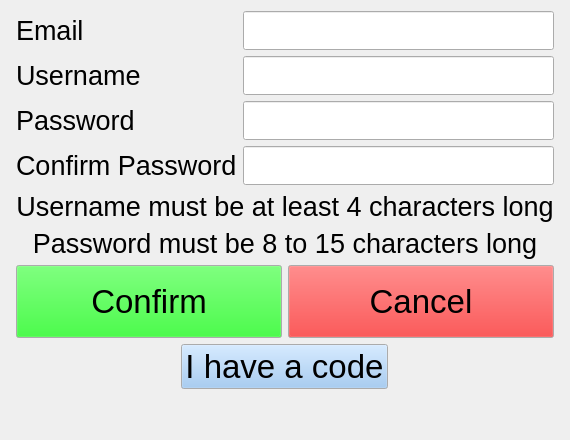
<?xml version="1.0" encoding="UTF-8"?>
<ui version="4.0">
 <class>createAccount</class>
 <widget class="QDialog" name="createAccount">
  <property name="geometry">
   <rect>
    <x>0</x>
    <y>0</y>
    <width>570</width>
    <height>440</height>
   </rect>
  </property>
  <property name="windowTitle">
   <string>Create Account Window</string>
  </property>
  <layout class="QVBoxLayout" name="verticalLayout_2">
   <item>
    <layout class="QHBoxLayout" name="horizontalLayout_3">
     <item>
      <spacer name="horizontalSpacer">
       <property name="orientation">
        <enum>Qt::Orientation::Horizontal</enum>
       </property>
       <property name="sizeType">
        <enum>QSizePolicy::Policy::Preferred</enum>
       </property>
       <property name="sizeHint" stdset="0">
        <size>
         <width>40</width>
         <height>20</height>
        </size>
       </property>
      </spacer>
     </item>
     <item>
      <layout class="QVBoxLayout" name="verticalLayout">
       <item>
        <layout class="QFormLayout" name="formLayout">
         <property name="formAlignment">
          <set>Qt::AlignmentFlag::AlignLeading|Qt::AlignmentFlag::AlignLeft|Qt::AlignmentFlag::AlignVCenter</set>
         </property>
         <item row="0" column="0">
          <widget class="QLabel" name="label">
           <property name="font">
            <font>
             <pointsize>20</pointsize>
            </font>
           </property>
           <property name="text">
            <string>Email</string>
           </property>
          </widget>
         </item>
         <item row="1" column="0">
          <widget class="QLabel" name="label_2">
           <property name="font">
            <font>
             <pointsize>20</pointsize>
            </font>
           </property>
           <property name="text">
            <string>Username</string>
           </property>
          </widget>
         </item>
         <item row="0" column="1">
          <widget class="QLineEdit" name="lineEdit_accountNewEmail">
           <property name="font">
            <font>
             <pointsize>20</pointsize>
            </font>
           </property>
          </widget>
         </item>
         <item row="1" column="1">
          <widget class="QLineEdit" name="lineEdit_accountNewUsername">
           <property name="font">
            <font>
             <pointsize>20</pointsize>
            </font>
           </property>
          </widget>
         </item>
         <item row="2" column="0">
          <widget class="QLabel" name="label_3">
           <property name="font">
            <font>
             <pointsize>20</pointsize>
            </font>
           </property>
           <property name="text">
            <string>Password</string>
           </property>
          </widget>
         </item>
         <item row="3" column="0">
          <widget class="QLabel" name="label_4">
           <property name="font">
            <font>
             <pointsize>20</pointsize>
            </font>
           </property>
           <property name="text">
            <string>Confirm Password</string>
           </property>
          </widget>
         </item>
         <item row="2" column="1">
          <widget class="QLineEdit" name="lineEdit_accountNewPassword">
           <property name="font">
            <font>
             <pointsize>20</pointsize>
            </font>
           </property>
           <property name="echoMode">
            <enum>QLineEdit::EchoMode::Password</enum>
           </property>
          </widget>
         </item>
         <item row="3" column="1">
          <widget class="QLineEdit" name="lineEdit_accountNewPasswordConfirm">
           <property name="font">
            <font>
             <pointsize>20</pointsize>
            </font>
           </property>
           <property name="echoMode">
            <enum>QLineEdit::EchoMode::Password</enum>
           </property>
          </widget>
         </item>
        </layout>
       </item>
       <item>
        <widget class="QLabel" name="label_6">
         <property name="sizePolicy">
          <sizepolicy hsizetype="Preferred" vsizetype="Maximum">
           <horstretch>0</horstretch>
           <verstretch>0</verstretch>
          </sizepolicy>
         </property>
         <property name="font">
          <font>
           <pointsize>20</pointsize>
          </font>
         </property>
         <property name="text">
          <string>Username must be at least 4 characters long</string>
         </property>
         <property name="alignment">
          <set>Qt::AlignmentFlag::AlignHCenter|Qt::AlignmentFlag::AlignTop</set>
         </property>
        </widget>
       </item>
       <item>
        <widget class="QLabel" name="label_5">
         <property name="sizePolicy">
          <sizepolicy hsizetype="Preferred" vsizetype="Maximum">
           <horstretch>0</horstretch>
           <verstretch>0</verstretch>
          </sizepolicy>
         </property>
         <property name="font">
          <font>
           <pointsize>20</pointsize>
          </font>
         </property>
         <property name="text">
          <string>Password must be 8 to 15 characters long</string>
         </property>
         <property name="alignment">
          <set>Qt::AlignmentFlag::AlignHCenter|Qt::AlignmentFlag::AlignTop</set>
         </property>
        </widget>
       </item>
       <item>
        <layout class="QVBoxLayout" name="verticalLayout_3">
         <item>
          <layout class="QHBoxLayout" name="horizontalLayout">
           <item>
            <widget class="QPushButton" name="pushButton_createConfirm">
             <property name="sizePolicy">
              <sizepolicy hsizetype="Minimum" vsizetype="Preferred">
               <horstretch>0</horstretch>
               <verstretch>0</verstretch>
              </sizepolicy>
             </property>
             <property name="palette">
              <palette>
               <active>
                <colorrole role="Button">
                 <brush brushstyle="SolidPattern">
                  <color alpha="255">
                   <red>0</red>
                   <green>255</green>
                   <blue>0</blue>
                  </color>
                 </brush>
                </colorrole>
               </active>
               <inactive>
                <colorrole role="Button">
                 <brush brushstyle="SolidPattern">
                  <color alpha="255">
                   <red>0</red>
                   <green>255</green>
                   <blue>0</blue>
                  </color>
                 </brush>
                </colorrole>
               </inactive>
               <disabled>
                <colorrole role="Button">
                 <brush brushstyle="SolidPattern">
                  <color alpha="255">
                   <red>0</red>
                   <green>255</green>
                   <blue>0</blue>
                  </color>
                 </brush>
                </colorrole>
               </disabled>
              </palette>
             </property>
             <property name="font">
              <font>
               <pointsize>25</pointsize>
              </font>
             </property>
             <property name="focusPolicy">
              <enum>Qt::FocusPolicy::NoFocus</enum>
             </property>
             <property name="text">
              <string>Confirm</string>
             </property>
            </widget>
           </item>
           <item>
            <widget class="QPushButton" name="pushButton_createCancel">
             <property name="sizePolicy">
              <sizepolicy hsizetype="Minimum" vsizetype="Preferred">
               <horstretch>0</horstretch>
               <verstretch>0</verstretch>
              </sizepolicy>
             </property>
             <property name="palette">
              <palette>
               <active>
                <colorrole role="Button">
                 <brush brushstyle="SolidPattern">
                  <color alpha="255">
                   <red>255</red>
                   <green>0</green>
                   <blue>0</blue>
                  </color>
                 </brush>
                </colorrole>
               </active>
               <inactive>
                <colorrole role="Button">
                 <brush brushstyle="SolidPattern">
                  <color alpha="255">
                   <red>255</red>
                   <green>0</green>
                   <blue>0</blue>
                  </color>
                 </brush>
                </colorrole>
               </inactive>
               <disabled>
                <colorrole role="Button">
                 <brush brushstyle="SolidPattern">
                  <color alpha="255">
                   <red>255</red>
                   <green>0</green>
                   <blue>0</blue>
                  </color>
                 </brush>
                </colorrole>
               </disabled>
              </palette>
             </property>
             <property name="font">
              <font>
               <pointsize>25</pointsize>
              </font>
             </property>
             <property name="focusPolicy">
              <enum>Qt::FocusPolicy::NoFocus</enum>
             </property>
             <property name="text">
              <string>Cancel</string>
             </property>
            </widget>
           </item>
          </layout>
         </item>
         <item>
          <layout class="QHBoxLayout" name="horizontalLayout_2">
           <item>
            <widget class="QPushButton" name="pushButton_AccountCode">
             <property name="sizePolicy">
              <sizepolicy hsizetype="Maximum" vsizetype="Maximum">
               <horstretch>0</horstretch>
               <verstretch>0</verstretch>
              </sizepolicy>
             </property>
             <property name="palette">
              <palette>
               <active>
                <colorrole role="Button">
                 <brush brushstyle="SolidPattern">
                  <color alpha="255">
                   <red>146</red>
                   <green>194</green>
                   <blue>242</blue>
                  </color>
                 </brush>
                </colorrole>
               </active>
               <inactive>
                <colorrole role="Button">
                 <brush brushstyle="SolidPattern">
                  <color alpha="255">
                   <red>146</red>
                   <green>194</green>
                   <blue>242</blue>
                  </color>
                 </brush>
                </colorrole>
               </inactive>
               <disabled>
                <colorrole role="Button">
                 <brush brushstyle="SolidPattern">
                  <color alpha="255">
                   <red>146</red>
                   <green>194</green>
                   <blue>242</blue>
                  </color>
                 </brush>
                </colorrole>
               </disabled>
              </palette>
             </property>
             <property name="font">
              <font>
               <pointsize>25</pointsize>
              </font>
             </property>
             <property name="focusPolicy">
              <enum>Qt::FocusPolicy::NoFocus</enum>
             </property>
             <property name="text">
              <string>I have a code</string>
             </property>
            </widget>
           </item>
          </layout>
         </item>
         <item>
          <spacer name="verticalSpacer">
           <property name="orientation">
            <enum>Qt::Orientation::Vertical</enum>
           </property>
           <property name="sizeType">
            <enum>QSizePolicy::Policy::Minimum</enum>
           </property>
           <property name="sizeHint" stdset="0">
            <size>
             <width>20</width>
             <height>40</height>
            </size>
           </property>
          </spacer>
         </item>
        </layout>
       </item>
      </layout>
     </item>
     <item>
      <spacer name="horizontalSpacer_2">
       <property name="orientation">
        <enum>Qt::Orientation::Horizontal</enum>
       </property>
       <property name="sizeType">
        <enum>QSizePolicy::Policy::Preferred</enum>
       </property>
       <property name="sizeHint" stdset="0">
        <size>
         <width>40</width>
         <height>20</height>
        </size>
       </property>
      </spacer>
     </item>
    </layout>
   </item>
  </layout>
 </widget>
 <resources/>
 <connections/>
</ui>
